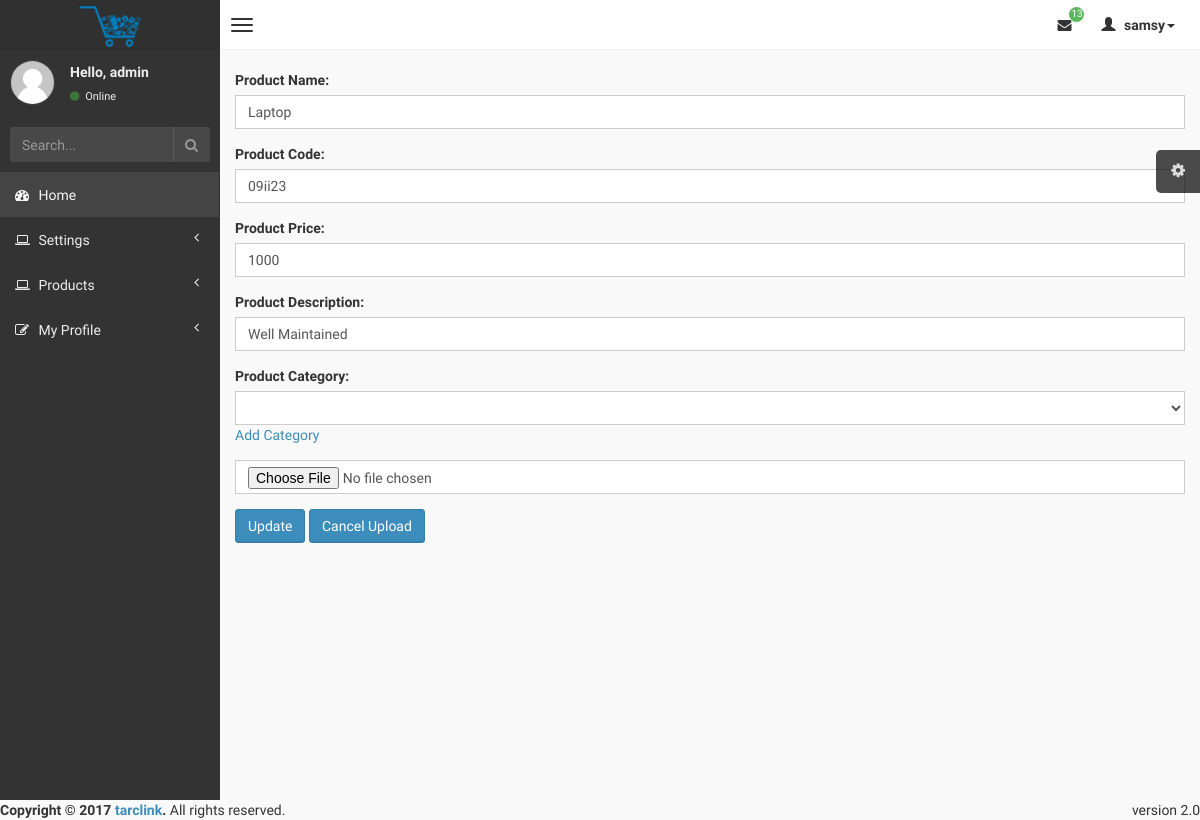
Screenshot of /admin/editp.php?id=22 (signed in) with the database file from the repository.
### tables this page shows
CREATE TABLE `products_table` (
  `product_id` int(11) NOT NULL,
  `product_code` varchar(20) NOT NULL,
  `product_name` varchar(50) NOT NULL,
  `product_price` varchar(20) NOT NULL,
  `product_quantity` int(20) NOT NULL,
  `product_image` varchar(50) NOT NULL,
  `product_desc` tinytext NOT NULL,
  `product_category_id` varchar(20) NOT NULL
);

### admin/editp.php (the view, shortened to what this page needs)
<?php
include '../connection/db.php';
$username=$_SESSION['logname'];
$result1 = mysqli_query($con, "SELECT * FROM login_table WHERE login_username='$username'");
while($res = mysqli_fetch_array($result1))
{
    $name= $res['login_name'];
}
$id = $_GET['id'];
$result1 = mysqli_query($con, "SELECT * FROM products_table WHERE product_id='$id'");
while($res = mysqli_fetch_array($result1))
{
    $product_code= $res['product_code'];
    $product_name= $res['product_name'];
    $product_price= $res['product_price'];
    $product_image= $res['product_image'];
    $product_desc= $res['product_desc'];
    $product_category_id= $res['product_category_id'];
}
?>
<?php
      require '../connection/db.php';
      ?>
<?php include 'sh.php'; ?>
            <form  method="POST" enctype="multipart/form-data" id="mytable">
          <div class="form-group has-feedback">
              <label>Product Name:</label>
              <input type="text" name="product_name" value="<?php echo $product_name;?>" id="in" required class="form-control"/>
          </div>
          <div class="form-group has-feedback">
              <label>Product Code:</label>
              <input type="text" name="product_code" value="<?php echo $product_code;?>" id="in" required class="form-control"/>
          </div>
          <div class="form-group has-feedback">
              <label>Product Price:</label>
              <input type="text" name="product_price" value="<?php echo $product_price;?>" id="in" required class="form-control"/>
          </div>
          <div class="form-group has-feedback">
              <label>Product Description:</label>
              <input type="text" name="product_desc" value="<?php echo $product_desc;?>" id="in" required class="form-control"/>
          </div>
          <div class="form-group has-feedback">
              <label>Product Category:</label>
                      <select name="product_category_id" required class="form-control">
                          <option value="<?php echo $product_category_id;?>"></option>
                                <?php
                          $result = mysqli_query($con,"SELECT category_name FROM category_table");
                          while($row = mysqli_fetch_array($result))
                            {
                              echo '<option value="'.$row['category_name'].'">';
                              echo '</option>';
                            }
                          ?>
                      </select>
              <a href="javascript:window.open('catego.php','mypopuptitle','width=600,height=400')">Add Category</a>
          </div>
          <div class="form-group has-feedback">
              <input type="file" name="image" value="<?php echo $product_image;?>" id="in" required class="form-control"/>
          </div>
          <div class="form-group has-feedback">
              <input type="submit" name="submit" value="Update" class="btn btn-primary" />
              <input type="reset" name="reset" value="Cancel Upload" class="btn btn-primary" />
          </div>
    </form>
<?php include 'sf.php';?>

### admin/sh.php (shortened to what this page needs)
<!DOCTYPE html>
<html>
<head>
    <link href="../css/bootstrap.min.css" rel="stylesheet" type="text/css" />
    <link href="../css/font-awesome.min.css" rel="stylesheet" type="text/css" />
    <link href="../css/ionicons.min.css" rel="stylesheet" type="text/css" />
    <link href="../css/morris/morris.css" rel="stylesheet" type="text/css" />
    <link href="../css/jvectormap/jquery-jvectormap-1.2.2.css" rel="stylesheet" type="text/css" />
    <link href="../css/fullcalendar/fullcalendar.css" rel="stylesheet" type="text/css" />
    <link href="../css/daterangepicker/daterangepicker-bs3.css" rel="stylesheet" type="text/css" />
    <link href="../css/bootstrap-wysihtml5/bootstrap3-wysihtml5.min.css" rel="stylesheet" type="text/css" />
    <link href="../css/AdminLTE.css" rel="stylesheet" type="text/css" />
</head>
<body class="skin-black">
<header class="header">
    <a href="index.php" class="logo">
        <img src="../img/shop.png" height="45" width="65">
    </a>
    <nav class="navbar navbar-static-top" role="navigation">
        <a href="#" class="navbar-btn sidebar-toggle" data-toggle="offcanvas" role="button">
            <span class="icon-bar"></span>
            <span class="icon-bar"></span>
            <span class="icon-bar"></span>
        </a>
        <div class="navbar-right">
            <ul class="nav navbar-nav">
                <li class="dropdown messages-menu">
                    <a href="#" class="dropdown-toggle" data-toggle="dropdown">
                        <?php
                        $result = mysqli_query($con,"SELECT COUNT(1) FROM feedback_table ORDER BY feedback_id ASC");
                        $row = mysqli_fetch_array($result);
                        $total = $row[0];
                        ?>
                        <i class="fa fa-envelope"></i>
                        <span class="label label-success"><?php echo "$total";?></span>
                    </a>
                </li>
                <li class="dropdown user user-menu">
                    <a href="#" class="dropdown-toggle" data-toggle="dropdown">
                        <i class="glyphicon glyphicon-user"></i>
                        <span><?php echo "$name";?><i class="caret"></i></span>
                    </a>
                </li>
            </ul>
        </div>
    </nav>
</header>
<div class="wrapper row-offcanvas row-offcanvas-left">
    <aside class="left-side sidebar-offcanvas">
        <section class="sidebar">
            <div class="user-panel">
                <div class="pull-left image">
                    <img src="../img/user.jpg" class="img-circle" alt="User Image" />
                </div>
                <div class="pull-left info">
                    <p>Hello, <?php echo "$username"; ?></p>
                    <a href="#"><i class="fa fa-circle text-success"></i> Online</a>
                </div>
            </div>
            <form action="#" method="get" class="sidebar-form">
                <div class="input-group">
                    <input type="text" name="q" class="form-control" placeholder="Search..."/>
                    <span class="input-group-btn">
                                <button type='submit' name='seach' id='search-btn' class="btn btn-flat"><i class="fa fa-search"></i></button>
                            </span>
                </div>
            </form>
            <ul class="sidebar-menu">
                <li class="active">
                    <a href="index.php">
                        <i class="fa fa-dashboard"></i> <span>Home</span>
                    </a>
                </li>
                <li class="treeview">
                    <a href="#">
                        <i class="fa fa-laptop"></i>
                        <span>Settings</span>
                        <i class="fa fa-angle-left pull-right"></i>
                    </a>
                </li>
                <li class="treeview">
                    <a href="#">
                        <i class="fa fa-laptop"></i>
                        <span>Products</span>
                        <i class="fa fa-angle-left pull-right"></i>
                    </a>
                </li>
                <li class="treeview">
                    <a href="#">
                        <i class="fa fa-edit"></i> <span>My Profile</span>
                        <i class="fa fa-angle-left pull-right"></i>
                    </a>
                </li>
            </ul>
        </section>
    </aside>
    <aside class="right-side">
        <section class="content">

### rows the page displays
products_table: product_name "Laptop", product_code "09ii23", product_price "1000", product_desc "Well Maintained"

### other values shown
$total "13"
$name "samsy"
$username "admin"
